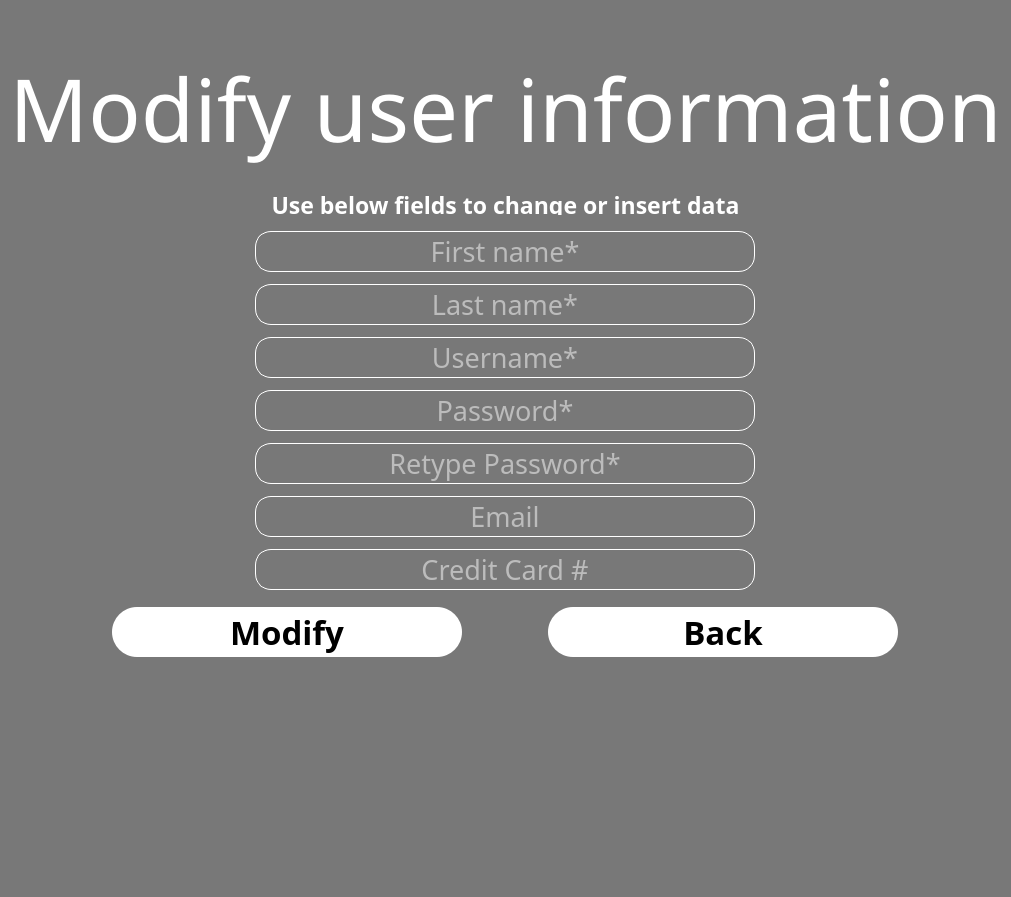
         <widget class="QWidget" name="userinfo">
          <layout class="QVBoxLayout" name="verticalLayout_40">
           <property name="spacing">
            <number>0</number>
           </property>
           <property name="leftMargin">
            <number>0</number>
           </property>
           <property name="topMargin">
            <number>0</number>
           </property>
           <property name="rightMargin">
            <number>0</number>
           </property>
           <property name="bottomMargin">
            <number>0</number>
           </property>
           <item>
            <widget class="QFrame" name="frame_50">
             <property name="styleSheet">
              <string notr="true">

QFrame
{
	background:rgba(0,0,0,0.5);
	
	
}

*{
	
}


QLabel
{
	color:white;
	background: transparent;
}



QLineEdit
{
	background:transparent;
	border:none;
	color: rgb(15, 15, 15);
	border-bottom:1px solid  rgb(35, 35, 35);
}



</string>
             </property>
             <property name="frameShape">
              <enum>QFrame::NoFrame</enum>
             </property>
             <property name="frameShadow">
              <enum>QFrame::Raised</enum>
             </property>
             <layout class="QVBoxLayout" name="verticalLayout_38">
              <item>
               <spacer name="verticalSpacer_16">
                <property name="orientation">
                 <enum>Qt::Vertical</enum>
                </property>
                <property name="sizeType">
                 <enum>QSizePolicy::Fixed</enum>
                </property>
                <property name="sizeHint" stdset="0">
                 <size>
                  <width>20</width>
                  <height>40</height>
                 </size>
                </property>
               </spacer>
              </item>
              <item>
               <widget class="QLabel" name="label_23">
                <property name="font">
                 <font>
                  <family>Azonix</family>
                  <pointsize>65</pointsize>
                 </font>
                </property>
                <property name="text">
                 <string>Modify user information</string>
                </property>
                <property name="alignment">
                 <set>Qt::AlignCenter</set>
                </property>
               </widget>
              </item>
              <item>
               <widget class="QFrame" name="frame_51">
                <property name="minimumSize">
                 <size>
                  <width>0</width>
                  <height>500</height>
                 </size>
                </property>
                <property name="styleSheet">
                 <string notr="true">	background:rgba(0,0,0,0);
</string>
                </property>
                <property name="frameShape">
                 <enum>QFrame::StyledPanel</enum>
                </property>
                <property name="frameShadow">
                 <enum>QFrame::Raised</enum>
                </property>
                <layout class="QVBoxLayout" name="verticalLayout_39">
                 <property name="leftMargin">
                  <number>0</number>
                 </property>
                 <property name="topMargin">
                  <number>0</number>
                 </property>
                 <property name="rightMargin">
                  <number>0</number>
                 </property>
                 <item>
                  <widget class="QFrame" name="frame_52">
                   <property name="frameShape">
                    <enum>QFrame::StyledPanel</enum>
                   </property>
                   <property name="frameShadow">
                    <enum>QFrame::Raised</enum>
                   </property>
                   <layout class="QVBoxLayout" name="verticalLayout_42">
                    <property name="spacing">
                     <number>12</number>
                    </property>
                    <item>
                     <widget class="QFrame" name="frame_53">
                      <property name="frameShape">
                       <enum>QFrame::StyledPanel</enum>
                      </property>
                      <property name="frameShadow">
                       <enum>QFrame::Raised</enum>
                      </property>
                      <layout class="QVBoxLayout" name="verticalLayout_45">
                       <item>
                        <widget class="QLabel" name="label_29">
                         <property name="maximumSize">
                          <size>
                           <width>16777215</width>
                           <height>20</height>
                          </size>
                         </property>
                         <property name="font">
                          <font>
                           <family>Lucida Fax</family>
                           <pointsize>17</pointsize>
                           <weight>75</weight>
                           <bold>true</bold>
                          </font>
                         </property>
                         <property name="styleSheet">
                          <string notr="true">	background:rgba(0,0,0,0);
</string>
                         </property>
                         <property name="text">
                          <string>Use below fields to change or insert data</string>
                         </property>
                         <property name="alignment">
                          <set>Qt::AlignCenter</set>
                         </property>
                        </widget>
                       </item>
                       <item>
                        <widget class="QFrame" name="frame_62">
                         <property name="frameShape">
                          <enum>QFrame::StyledPanel</enum>
                         </property>
                         <property name="frameShadow">
                          <enum>QFrame::Raised</enum>
                         </property>
                         <layout class="QGridLayout" name="gridLayout_11">
                          <property name="verticalSpacing">
                           <number>12</number>
                          </property>
                          <item row="2" column="0">
                           <widget class="QLineEdit" name="lineEdit_username_change">
                            <property name="maximumSize">
                             <size>
                              <width>500</width>
                              <height>16777215</height>
                             </size>
                            </property>
                            <property name="font">
                             <font>
                              <family>Lucida Fax</family>
                              <pointsize>20</pointsize>
                             </font>
                            </property>
                            <property name="styleSheet">
                             <string notr="true">color: rgb(255, 255, 255);
border:1px solid  rgb(255, 255, 255);
border-radius: 16px;
</string>
                            </property>
                            <property name="alignment">
                             <set>Qt::AlignCenter</set>
                            </property>
                            <property name="placeholderText">
                             <string>Username*</string>
                            </property>
                           </widget>
                          </item>
                          <item row="1" column="0">
                           <widget class="QLineEdit" name="lineEdit_lastname_change">
                            <property name="maximumSize">
                             <size>
                              <width>500</width>
                              <height>16777215</height>
                             </size>
                            </property>
                            <property name="font">
                             <font>
                              <family>Lucida Fax</family>
                              <pointsize>20</pointsize>
                             </font>
                            </property>
                            <property name="styleSheet">
                             <string notr="true">color: rgb(255, 255, 255);
border:1px solid  rgb(255, 255, 255);
border-radius: 16px;
</string>
                            </property>
                            <property name="alignment">
                             <set>Qt::AlignCenter</set>
                            </property>
                            <property name="placeholderText">
                             <string>Last name*</string>
                            </property>
                           </widget>
                          </item>
                          <item row="5" column="0">
                           <widget class="QLineEdit" name="lineEdit_email_change">
                            <property name="maximumSize">
                             <size>
                              <width>500</width>
                              <height>16777215</height>
                             </size>
                            </property>
                            <property name="font">
                             <font>
                              <family>Lucida Fax</family>
                              <pointsize>20</pointsize>
                             </font>
                            </property>
                            <property name="styleSheet">
                             <string notr="true">color: rgb(255, 255, 255);
border:1px solid  rgb(255, 255, 255);
border-radius: 16px;
</string>
                            </property>
                            <property name="alignment">
                             <set>Qt::AlignCenter</set>
                            </property>
                            <property name="placeholderText">
                             <string>Email</string>
                            </property>
                           </widget>
                          </item>
                          <item row="4" column="0">
                           <widget class="QLineEdit" name="lineEdit_password_change_2">
                            <property name="maximumSize">
                             <size>
                              <width>500</width>
                              <height>16777215</height>
                             </size>
                            </property>
                            <property name="font">
                             <font>
                              <family>Lucida Fax</family>
                              <pointsize>20</pointsize>
                             </font>
                            </property>
                            <property name="styleSheet">
                             <string notr="true">color: rgb(255, 255, 255);
border:1px solid  rgb(255, 255, 255);
border-radius: 16px;
</string>
                            </property>
                            <property name="echoMode">
                             <enum>QLineEdit::Password</enum>
                            </property>
                            <property name="alignment">
                             <set>Qt::AlignCenter</set>
                            </property>
                            <property name="placeholderText">
                             <string>Retype Password*</string>
                            </property>
                           </widget>
                          </item>
                          <item row="3" column="0">
                           <widget class="QLineEdit" name="lineEdit_password_change">
                            <property name="maximumSize">
                             <size>
                              <width>500</width>
                              <height>16777215</height>
                             </size>
                            </property>
                            <property name="font">
                             <font>
                              <family>Lucida Fax</family>
                              <pointsize>20</pointsize>
                             </font>
                            </property>
                            <property name="styleSheet">
                             <string notr="true">color: rgb(255, 255, 255);
border:1px solid  rgb(255, 255, 255);
border-radius: 16px;
</string>
                            </property>
                            <property name="echoMode">
                             <enum>QLineEdit::Password</enum>
                            </property>
                            <property name="alignment">
                             <set>Qt::AlignCenter</set>
                            </property>
                            <property name="placeholderText">
                             <string>Password*</string>
                            </property>
                           </widget>
                          </item>
                          <item row="0" column="0">
                           <widget class="QLineEdit" name="lineEdit_firstname_change">
                            <property name="maximumSize">
                             <size>
                              <width>500</width>
                              <height>16777215</height>
                             </size>
                            </property>
                            <property name="font">
                             <font>
                              <family>Lucida Fax</family>
                              <pointsize>20</pointsize>
                             </font>
                            </property>
                            <property name="styleSheet">
                             <string notr="true">color: rgb(255, 255, 255);
border:1px solid  rgb(255, 255, 255);
border-radius: 16px;
</string>
                            </property>
                            <property name="alignment">
                             <set>Qt::AlignCenter</set>
                            </property>
                            <property name="placeholderText">
                             <string>First name*</string>
                            </property>
                           </widget>
                          </item>
                          <item row="6" column="0">
                           <widget class="QLineEdit" name="lineEdit_cc_change">
                            <property name="maximumSize">
                             <size>
                              <width>500</width>
                              <height>16777215</height>
                             </size>
                            </property>
                            <property name="font">
                             <font>
                              <family>Lucida Fax</family>
                              <pointsize>20</pointsize>
                             </font>
                            </property>
                            <property name="styleSheet">
                             <string notr="true">color: rgb(255, 255, 255);
border:1px solid  rgb(255, 255, 255);
border-radius: 16px;
</string>
                            </property>
                            <property name="alignment">
                             <set>Qt::AlignCenter</set>
                            </property>
                            <property name="placeholderText">
                             <string>Credit Card #</string>
                            </property>
                           </widget>
                          </item>
                         </layout>
                        </widget>
                       </item>
                       <item>
                        <widget class="QFrame" name="frame_63">
                         <property name="frameShape">
                          <enum>QFrame::StyledPanel</enum>
                         </property>
                         <property name="frameShadow">
                          <enum>QFrame::Raised</enum>
                         </property>
                         <layout class="QHBoxLayout" name="horizontalLayout_18">
                          <property name="spacing">
                           <number>5</number>
                          </property>
                          <property name="leftMargin">
                           <number>0</number>
                          </property>
                          <property name="topMargin">
                           <number>0</number>
                          </property>
                          <property name="rightMargin">
                           <number>0</number>
                          </property>
                          <property name="bottomMargin">
                           <number>0</number>
                          </property>
                          <item>
                           <widget class="QPushButton" name="btn_modify">
                            <property name="sizePolicy">
                             <sizepolicy hsizetype="Minimum" vsizetype="Fixed">
                              <horstretch>0</horstretch>
                              <verstretch>0</verstretch>
                             </sizepolicy>
                            </property>
                            <property name="minimumSize">
                             <size>
                              <width>0</width>
                              <height>50</height>
                             </size>
                            </property>
                            <property name="maximumSize">
                             <size>
                              <width>350</width>
                              <height>50</height>
                             </size>
                            </property>
                            <property name="font">
                             <font>
                              <family>Azonix</family>
                              <pointsize>25</pointsize>
                              <weight>75</weight>
                              <bold>true</bold>
                             </font>
                            </property>
                            <property name="styleSheet">
                             <string notr="true">QPushButton
{
	border-radius: 25px;
	background-color: rgb(255, 255, 255);;
	color: rgb(0, 0, 0);

}

QPushButton:hover
{
	background: rgba(0, 0, 0, 0.75);
	color: rgb(255, 255, 255);
	
}</string>
                            </property>
                            <property name="text">
                             <string>Modify</string>
                            </property>
                           </widget>
                          </item>
                          <item>
                           <widget class="QPushButton" name="btn_back_user_3">
                            <property name="minimumSize">
                             <size>
                              <width>200</width>
                              <height>50</height>
                             </size>
                            </property>
                            <property name="maximumSize">
                             <size>
                              <width>350</width>
                              <height>50</height>
                             </size>
                            </property>
                            <property name="font">
                             <font>
                              <family>Azonix</family>
                              <pointsize>25</pointsize>
                              <weight>75</weight>
                              <bold>true</bold>
                             </font>
                            </property>
                            <property name="styleSheet">
                             <string notr="true">QPushButton
{
	border-radius: 25px;
	background-color: rgb(255, 255, 255);;
	color: rgb(0, 0, 0);

}

QPushButton:hover
{
	background: rgba(0, 0, 0, 0.75);
	color: rgb(255, 255, 255);
	
}</string>
                            </property>
                            <property name="text">
                             <string>Back</string>
                            </property>
                           </widget>
                          </item>
                         </layout>
                        </widget>
                       </item>
                      </layout>
                     </widget>
                    </item>
                    <item>
                     <spacer name="verticalSpacer_17">
                      <property name="orientation">
                       <enum>Qt::Vertical</enum>
                      </property>
                      <property name="sizeType">
                       <enum>QSizePolicy::Fixed</enum>
                      </property>
                      <property name="sizeHint" stdset="0">
                       <size>
                        <width>20</width>
                        <height>200</height>
                       </size>
                      </property>
                     </spacer>
                    </item>
                   </layout>
                  </widget>
                 </item>
                </layout>
               </widget>
              </item>
             </layout>
            </widget>
           </item>
          </layout>
         </widget>
